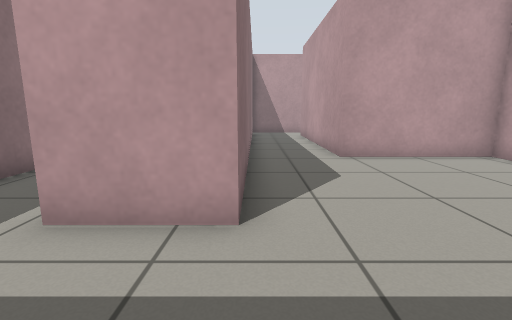
[1] (above)

17 first-person views from a walk through a Gazebo world. The camera is 0.72 m above the floor, tilts 10° down and sees 85° across. The floor is counted in squares, 0.5 m on a side. Each view is taken from the middle of a square. On the plan, view 1 faces up. The plan holds only what a view shows up to about 14 squares ahead; the rest is blank.

[2]
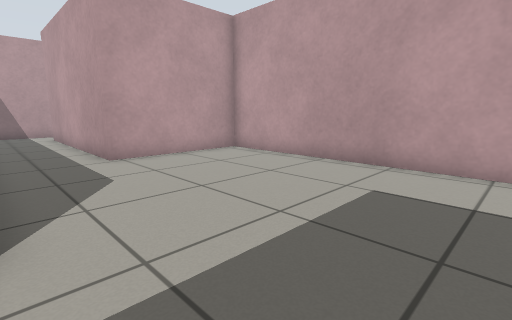

[3]
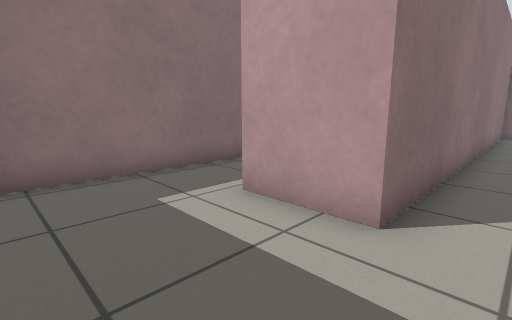

[4]
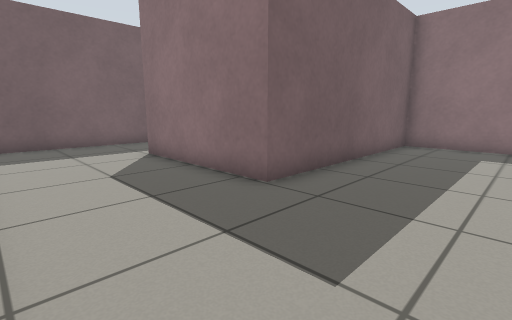

[5]
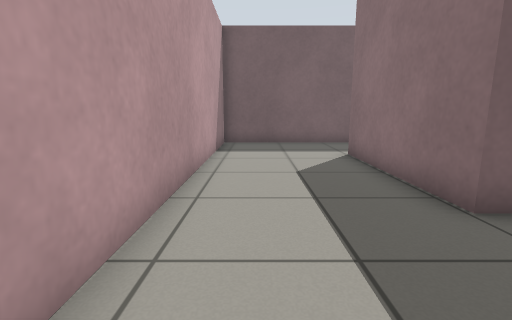

[6]
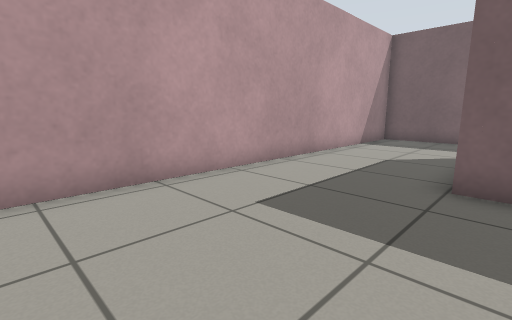

[7]
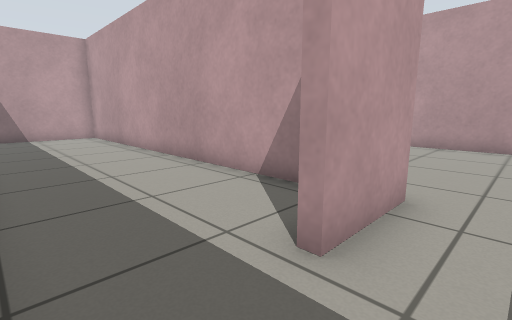

[8]
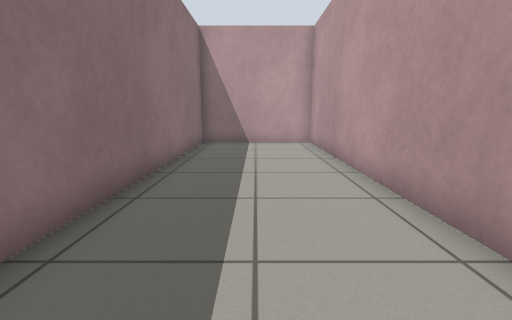

[9]
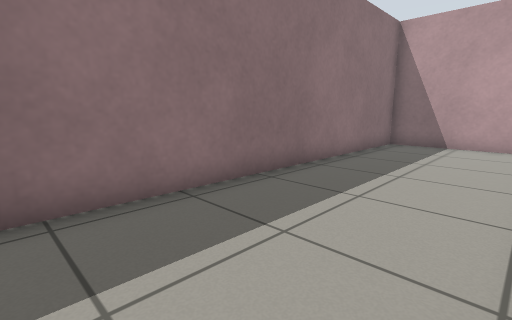

[10]
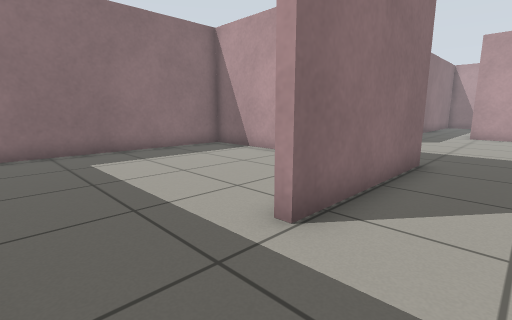

[11]
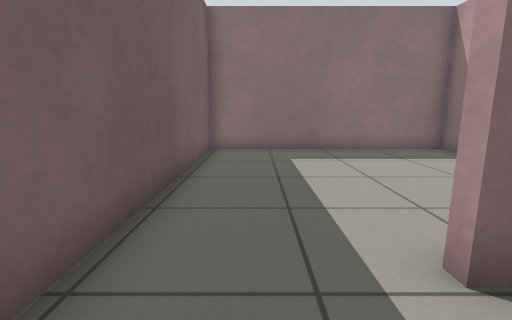

[12]
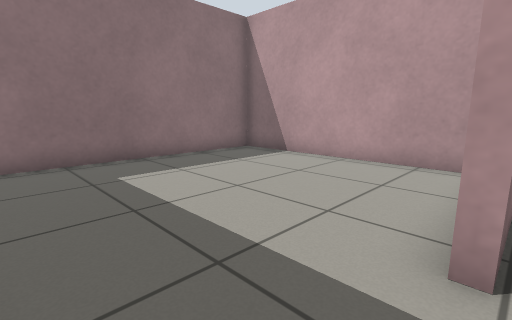

[13]
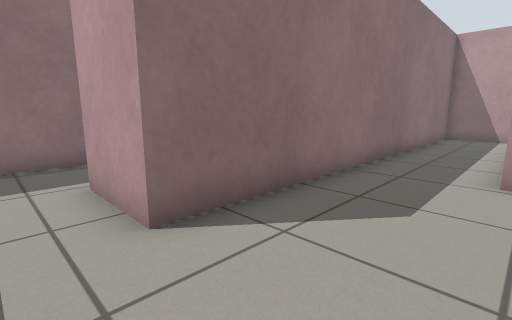

[14]
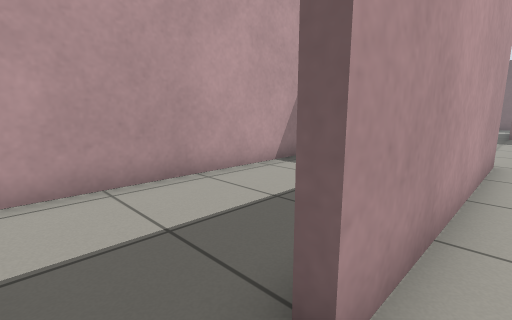

[15]
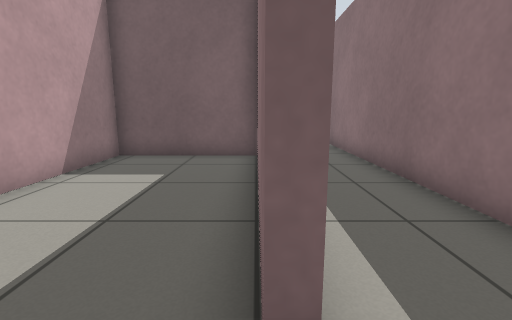

[16]
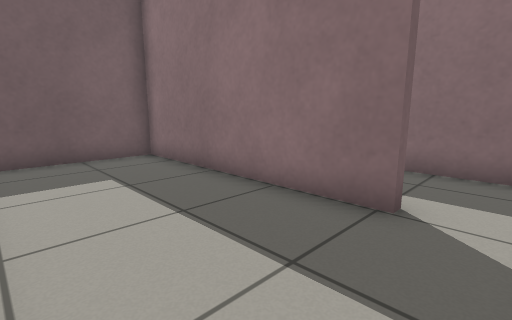

[17]
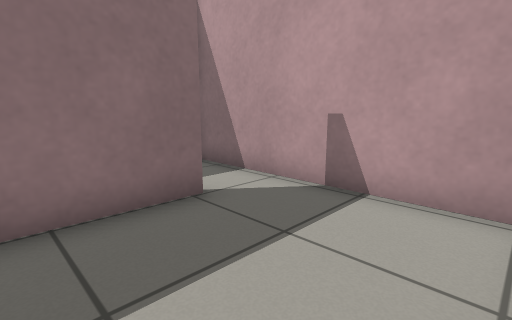

### Floor plan
Points are (right, up) in squares from view 1. A wall is a line through its corners. A room is listed if a view was taken in it or the views show most of it. See-through windows are left out.
Room 1 (views 1, 2, 3, 4, 5, 6, 7, 10, 11, 12, 13, 14)
walls: (-5.4, 4.4) (-5.4, -0.8) (3, -0.8) (3, -6.3) (2.5, -6.3); (2.5, -9.7) (7.4, -9.7) (7.4, 8.7) (2.7, 8.7) (2.7, 16.8); (2.5, 18.7) (-0.2, 18.7) (-0.2, 3.4) (-2.7, 3.4) (-2.7, 3.8)
ways out: opening at (-4, 4) to room 2; opening at (3, 17.5) to room 3; opening at (3, -8) to room 4
Room 2 (views 8, 9)
walls: (-0.5, 5.2) (-0.5, 18.7) (-5.4, 18.7) (-5.4, 4.4)
ways out: opening at (-4, 4) to room 1
Room 3 (views 15, 16, 17)
walls: (3, 16.8) (3, 9) (7.4, 9) (7.4, 17.9); (7, 18.7) (2.5, 18.7)
ways out: opening at (3, 17.5) to room 1
Room 4 (no view inside)
walls: (2, -1.1) (-5.4, -1.1) (-5.4, -9.7) (2.5, -9.7)
ways out: opening at (3, -8) to room 1

Positions as (right, up) in squares from view 1, and headings:
1: (0, 0), facing up
2: (0, 0), facing up-right
3: (1, 0), facing up-left
4: (7, 3), facing down-left
5: (6, 3), facing down
6: (2, 5), facing down-right
7: (-5, 2), facing up-right
8: (-3, 6), facing up
9: (-1, 6), facing up-left
10: (5, -9), facing up-left
11: (5, -8), facing left
12: (3, -9), facing up-left
13: (3, 2), facing up-left
14: (2, 18), facing down-right
15: (3, 18), facing down
16: (7, 18), facing down-left
17: (7, 14), facing up-left
